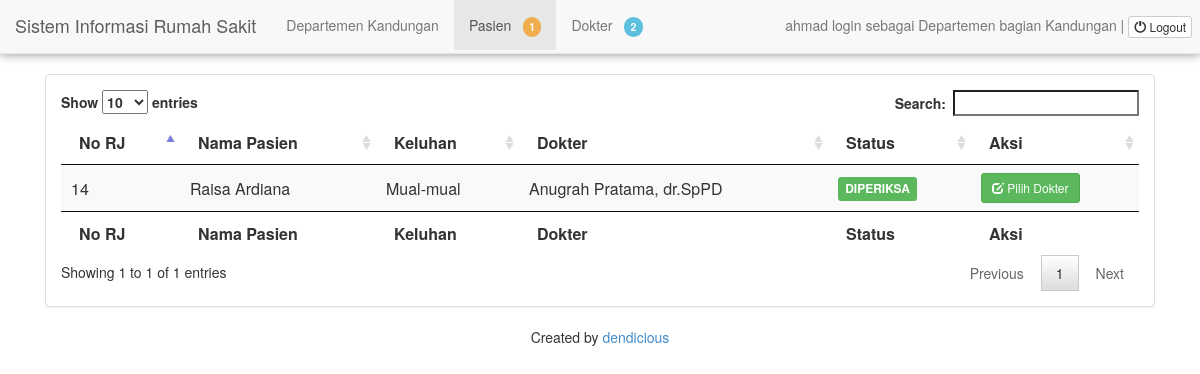
The page /departemen.php?view=tampil_pasien (signed in) on the database its author committed.
### tables this page shows
CREATE TABLE `tbl_prj` (
  `no_rj` int(8) NOT NULL,
  `id_dokter` varchar(5) NOT NULL,
  `id_pasien` int(6) NOT NULL,
  `departemen` varchar(20) NOT NULL,
  `tanggal` datetime NOT NULL,
  `keluhan` varchar(255) NOT NULL,
  `diagnosa` varchar(255) DEFAULT NULL,
  `biaya` int(10) NOT NULL,
  `bayar` int(12) DEFAULT NULL,
  `tindakan` varchar(20) DEFAULT NULL
);

CREATE TABLE `tbl_pasien` (
  `id_pasien` int(6) NOT NULL,
  `nama_pasien` varchar(30) NOT NULL,
  `alamat` varchar(40) NOT NULL,
  `jenis_kelamin` char(1) NOT NULL,
  `no_telepon` varchar(15) NOT NULL
);

CREATE TABLE `tbl_dokter` (
  `id_user` int(5) NOT NULL,
  `nama_dokter` varchar(30) NOT NULL,
  `departemen` varchar(30) NOT NULL,
  `jadwal_praktik` varchar(50) NOT NULL
);

### departemen/tampil_pasien.php (the view, shortened to what this page needs)
<table id="datatable" class="stripe">
    <thead>
    <th>No RJ</th>
    <th>Nama Pasien</th>
    <th>Keluhan</th>
    <th>Dokter</th>
    <th>Status</th>
    <th>Aksi</th>
</thead>
<tbody>
    <?php
    $query = "SELECT rj.no_rj, p.nama_pasien, rj.keluhan, d.nama_dokter, rj.diagnosa FROM tbl_prj rj left join tbl_pasien p on rj.id_pasien=p.id_pasien left join tbl_dokter d on d.id_user = rj.id_dokter where rj.departemen = '" . $_SESSION['grup'] . "' order by rj.tanggal desc";
    $result = mysql_query($query);
    if (mysql_num_rows($result)) {
        while ($row = mysql_fetch_array($result)) {
            ?>
            <tr>
                <td class="no_rj"><?php echo $row['no_rj']; ?> </td>
                <td class="nama_pasien"><?php echo $row['nama_pasien']; ?> </td>
                <td class="keluhan"><?php echo $row['keluhan']; ?> </td>
                <td class="nama_dokter"><?php echo $row['nama_dokter']; ?> </td>
                <td><?php echo $row['diagnosa'] == null ? '<span class="label label-danger">BELUM</span>' : '<span class="label label-success">DIPERIKSA</span>'; ?> </td>
                <td><?php echo '<button id="' . $row['no_rj'] . '" class="btn btn-success btn-sm edit_data" data-toggle="modal" data-target="#editModal">
    <i class="glyphicon glyphicon-edit"></i> Pilih Dokter
</button>';
            ?></td>
            </tr>
            <?php
        }
    } else {
        echo"kosong";
    }
    ?>
</tbody>
<tfoot>
<th>No RJ</th>
<th>Nama Pasien</th>
<th>Keluhan</th>
<th>Dokter</th>
<th>Status</th>
<th>Aksi</th>
</tfoot>
</table>

### rows shown on the page
tbl_prj: no_rj "14", id_pasien.nama_pasien "Raisa Ardiana", keluhan "Mual-mual", id_dokter.nama_dokter "Anugrah Pratama, dr.SpPD", shows "DIPERIKSA"

### other values the page prints
$_SESSION['grup'] "Kandungan"
mysql_num_rows($hitung_pasien) "1"
mysql_num_rows($hitung_pasien) "2"
$_SESSION['username'] "ahmad"
$_SESSION['hak_akses'] "Departemen"
